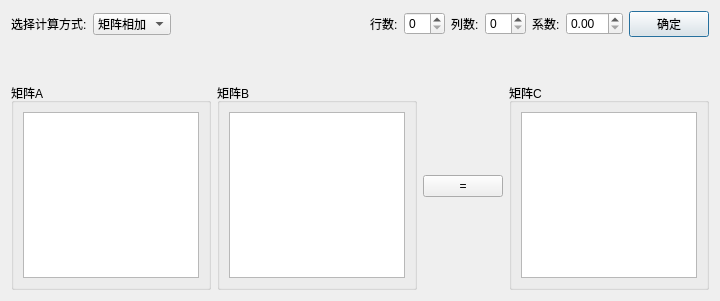
<?xml version="1.0" encoding="UTF-8"?>
<ui version="4.0">
 <class>MatrixCal</class>
 <widget class="QDialog" name="MatrixCal">
  <property name="geometry">
   <rect>
    <x>0</x>
    <y>0</y>
    <width>715</width>
    <height>301</height>
   </rect>
  </property>
  <property name="windowTitle">
   <string>矩阵运算</string>
  </property>
  <property name="windowIcon">
   <iconset resource="painter/cal.qrc">
    <normaloff>:/images/cal.png</normaloff>:/images/cal.png</iconset>
  </property>
  <layout class="QHBoxLayout" name="horizontalLayout_8">
   <item>
    <layout class="QVBoxLayout" name="verticalLayout">
     <item>
      <layout class="QHBoxLayout" name="horizontalLayout_3">
       <item>
        <layout class="QHBoxLayout" name="horizontalLayout">
         <item>
          <widget class="QLabel" name="label_index">
           <property name="text">
            <string>选择计算方式:</string>
           </property>
          </widget>
         </item>
         <item>
          <widget class="QComboBox" name="comboBox">
           <item>
            <property name="text">
             <string>矩阵相加</string>
            </property>
           </item>
           <item>
            <property name="text">
             <string>矩阵相减</string>
            </property>
           </item>
           <item>
            <property name="text">
             <string>矩阵相乘</string>
            </property>
           </item>
           <item>
            <property name="text">
             <string>矩阵转置</string>
            </property>
           </item>
           <item>
            <property name="text">
             <string>数乘矩阵</string>
            </property>
           </item>
          </widget>
         </item>
        </layout>
       </item>
       <item>
        <spacer name="horizontalSpacer">
         <property name="orientation">
          <enum>Qt::Horizontal</enum>
         </property>
         <property name="sizeHint" stdset="0">
          <size>
           <width>40</width>
           <height>20</height>
          </size>
         </property>
        </spacer>
       </item>
       <item>
        <layout class="QHBoxLayout" name="horizontalLayout_2">
         <item>
          <widget class="QLabel" name="label_rowCount">
           <property name="text">
            <string>行数:</string>
           </property>
          </widget>
         </item>
         <item>
          <widget class="QSpinBox" name="spinBox_rowCount"/>
         </item>
         <item>
          <widget class="QLabel" name="label_colCount">
           <property name="text">
            <string>列数:</string>
           </property>
          </widget>
         </item>
         <item>
          <widget class="QSpinBox" name="spinBox_colCount"/>
         </item>
         <item>
          <widget class="QLabel" name="label">
           <property name="text">
            <string>系数:</string>
           </property>
          </widget>
         </item>
         <item>
          <widget class="QDoubleSpinBox" name="doubleSpinBox"/>
         </item>
         <item>
          <widget class="QPushButton" name="btn_ok">
           <property name="text">
            <string>确定</string>
           </property>
          </widget>
         </item>
        </layout>
       </item>
      </layout>
     </item>
     <item>
      <spacer name="verticalSpacer">
       <property name="orientation">
        <enum>Qt::Vertical</enum>
       </property>
       <property name="sizeType">
        <enum>QSizePolicy::Minimum</enum>
       </property>
       <property name="sizeHint" stdset="0">
        <size>
         <width>20</width>
         <height>40</height>
        </size>
       </property>
      </spacer>
     </item>
     <item>
      <layout class="QHBoxLayout" name="horizontalLayout_7">
       <item>
        <widget class="QGroupBox" name="groupBox_A">
         <property name="minimumSize">
          <size>
           <width>200</width>
           <height>200</height>
          </size>
         </property>
         <property name="title">
          <string>矩阵A</string>
         </property>
         <layout class="QHBoxLayout" name="horizontalLayout_4">
          <item>
           <widget class="QTableWidget" name="tableWidget_A">
            <property name="minimumSize">
             <size>
              <width>0</width>
              <height>0</height>
             </size>
            </property>
           </widget>
          </item>
         </layout>
        </widget>
       </item>
       <item>
        <widget class="QGroupBox" name="groupBox_B">
         <property name="minimumSize">
          <size>
           <width>200</width>
           <height>200</height>
          </size>
         </property>
         <property name="title">
          <string>矩阵B</string>
         </property>
         <layout class="QHBoxLayout" name="horizontalLayout_5">
          <item>
           <widget class="QTableWidget" name="tableWidget_B">
            <property name="minimumSize">
             <size>
              <width>0</width>
              <height>0</height>
             </size>
            </property>
           </widget>
          </item>
         </layout>
        </widget>
       </item>
       <item>
        <widget class="QPushButton" name="btn_equal">
         <property name="text">
          <string>=</string>
         </property>
        </widget>
       </item>
       <item>
        <widget class="QGroupBox" name="groupBox_C">
         <property name="minimumSize">
          <size>
           <width>200</width>
           <height>200</height>
          </size>
         </property>
         <property name="title">
          <string>矩阵C</string>
         </property>
         <layout class="QHBoxLayout" name="horizontalLayout_6">
          <item>
           <widget class="QTableWidget" name="tableWidget_C">
            <property name="minimumSize">
             <size>
              <width>0</width>
              <height>0</height>
             </size>
            </property>
           </widget>
          </item>
         </layout>
        </widget>
       </item>
      </layout>
     </item>
    </layout>
   </item>
  </layout>
 </widget>
 <resources>
  <include location="painter/cal.qrc"/>
 </resources>
 <connections/>
</ui>
